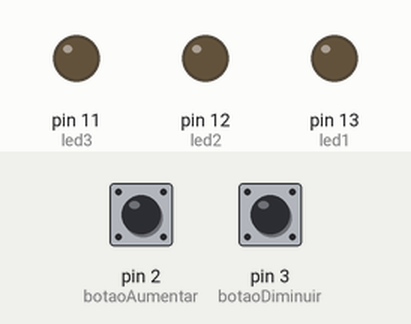
Simulated run of this sketch. Board: Arduino Uno, built with avr-gcc and run on an emulated ATmega328P. Shown: output pins drawn as LEDs (lit = HIGH). The inputs (shaded band) are chosen by the test bench; at power-on: pin 2 (botaoAumentar) HIGH, pin 3 (botaoDiminuir) HIGH.

Above: at 1.2 s.
1.3 s: pin 2 (botaoAumentar) pulled LOW for 1 s
At 2.3 s:
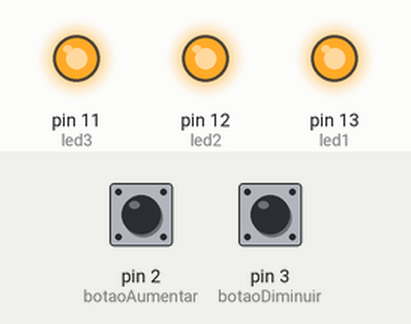
3.8 s: pin 3 (botaoDiminuir) pulled LOW for 0.15 s
At 4.9 s:
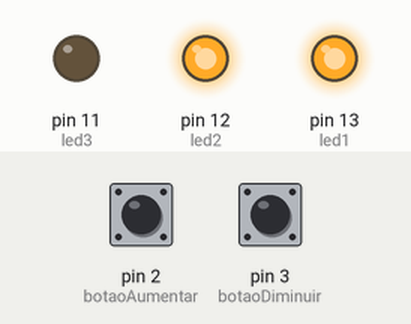
5.4 s: pin 3 (botaoDiminuir) pulled LOW for 1 s
At 5.55 s:
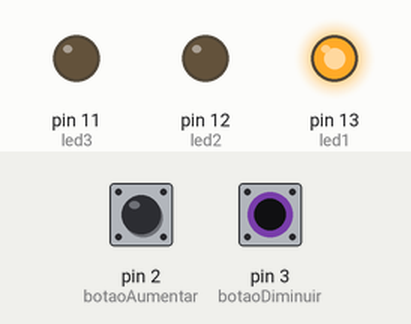
Timing chart, 0 to 8.4 s (numbered marks = the images above; inputs shaded):
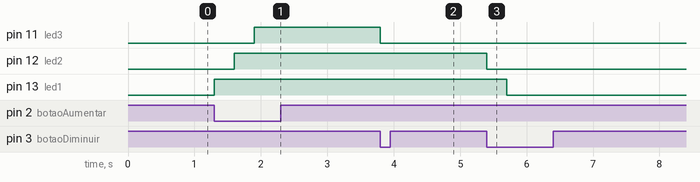

The sketch:

Quest_o1.ino
```cpp
//Leds ligados nas portas 13, 12 e 11. Botões ligados nas portas 2 e 3. Potênciometros ligados nas portas A0 e A1.
// Faça um sistema com dois botões e três leds, o primeiro deve aumentar a quantidade de leds acesos e o segundo deve diminuir a quantidade de leds acesos.

const int led1 = 13;  // LED 1 (vermelho)
const int led2 = 12;  // LED 2 (amarelo)
const int led3 = 11;  // LED 3 (azul)

const int botaoAumentar = 2;
const int botaoDiminuir = 3;

int ledsAtivos = 0;

void setup() {
  // Configuração dos LEDs
  pinMode(led1, OUTPUT);
  pinMode(led2, OUTPUT);
  pinMode(led3, OUTPUT);

  // Configuração dos botões
  pinMode(botaoAumentar, INPUT_PULLUP);  // Usando pull-up interno
  pinMode(botaoDiminuir, INPUT_PULLUP);  // Usando pull-up interno

  // Inicializa os LEDs apagados
  digitalWrite(led1, LOW);
  digitalWrite(led2, LOW);
  digitalWrite(led3, LOW);
}

void loop() {
  // Verifica se o botão de aumentar foi pressionado
  if (digitalRead(botaoAumentar) == LOW) {  // Botão conectado ao GND, então verificamos LOW
    if (ledsAtivos < 3) {
      ledsAtivos++;  // Aumenta a quantidade de LEDs acesos
      acionarLeds();
      delay(300);  // Delay para evitar múltiplos acionamentos rápidos
    }
  }

  // Verifica se o botão de diminuir foi pressionado
  if (digitalRead(botaoDiminuir) == LOW) {  // Botão conectado ao GND, então verificamos LOW
    if (ledsAtivos > 0) {
      ledsAtivos--;  // Diminui a quantidade de LEDs acesos
      acionarLeds();
      delay(300);  // Delay para evitar múltiplos acionamentos rápidos
    }
  }
}

// Função para acionar os LEDs de acordo com a quantidade de LEDs ativos
void acionarLeds() {
  // Desliga todos os LEDs antes de acionar os que devem estar acesos
  digitalWrite(led1, LOW);
  digitalWrite(led2, LOW);
  digitalWrite(led3, LOW);

  // Aciona os LEDs conforme a quantidade de LEDs ativos
  if (ledsAtivos >= 1) {
    digitalWrite(led1, HIGH);  // Acende o primeiro LED
  }
  if (ledsAtivos >= 2) {
    digitalWrite(led2, HIGH);  // Acende o segundo LED
  }
  if (ledsAtivos >= 3) {
    digitalWrite(led3, HIGH);  // Acende o terceiro LED
  }
}
```

Measured:
- after the input at 1.3 s, pin 11 (led3): LOW → HIGH after 0.60 s; pin 12 (led2): LOW → HIGH after 0.30 s; pin 13 (led1): LOW → HIGH at once
- after the input at 3.8 s, pin 11 (led3): HIGH → LOW at once
- after the input at 5.4 s, pin 12 (led2): HIGH → LOW at once; pin 13 (led1): HIGH → LOW after 0.30 s
